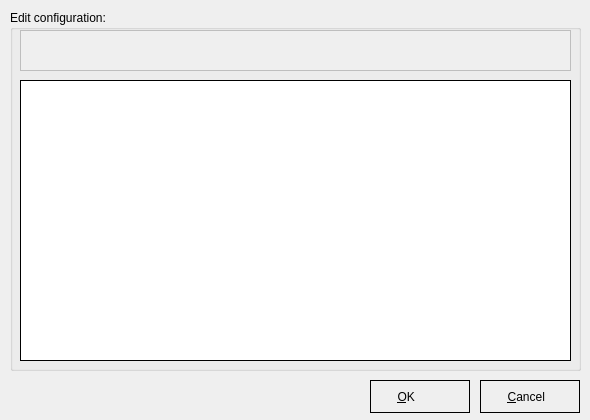
<?xml version="1.0" encoding="UTF-8"?>
<ui version="4.0">
 <class>EditConfig</class>
 <widget class="QDialog" name="EditConfig">
  <property name="windowModality">
   <enum>Qt::ApplicationModal</enum>
  </property>
  <property name="geometry">
   <rect>
    <x>0</x>
    <y>0</y>
    <width>590</width>
    <height>420</height>
   </rect>
  </property>
  <property name="maximumSize">
   <size>
    <width>590</width>
    <height>420</height>
   </size>
  </property>
  <property name="windowTitle">
   <string>Edit Config</string>
  </property>
  <property name="windowIcon">
   <iconset resource="systray.qrc">
    <normaloff>:/images/logo.png</normaloff>:/images/logo.png</iconset>
  </property>
  <property name="modal">
   <bool>true</bool>
  </property>
  <widget class="QGroupBox" name="groupBox">
   <property name="geometry">
    <rect>
     <x>10</x>
     <y>10</y>
     <width>571</width>
     <height>361</height>
    </rect>
   </property>
   <property name="title">
    <string>Edit configuration:</string>
   </property>
   <widget class="QPlainTextEdit" name="memConfigPath">
    <property name="enabled">
     <bool>false</bool>
    </property>
    <property name="geometry">
     <rect>
      <x>10</x>
      <y>20</y>
      <width>551</width>
      <height>41</height>
     </rect>
    </property>
    <property name="frameShape">
     <enum>QFrame::Box</enum>
    </property>
    <property name="frameShadow">
     <enum>QFrame::Plain</enum>
    </property>
    <property name="readOnly">
     <bool>true</bool>
    </property>
   </widget>
   <widget class="QPlainTextEdit" name="memConfigContent">
    <property name="geometry">
     <rect>
      <x>10</x>
      <y>70</y>
      <width>551</width>
      <height>281</height>
     </rect>
    </property>
    <property name="frameShape">
     <enum>QFrame::Box</enum>
    </property>
    <property name="frameShadow">
     <enum>QFrame::Plain</enum>
    </property>
   </widget>
  </widget>
  <widget class="QPushButton" name="cmdClose">
   <property name="geometry">
    <rect>
     <x>480</x>
     <y>380</y>
     <width>100</width>
     <height>33</height>
    </rect>
   </property>
   <property name="styleSheet">
    <string notr="true">:enabled {border: 1px solid black}
:disabled {border: 1px solid black}
:hover {background-color: rgb(195, 195, 195);}
QPushButton {height: 25px; width: 50px;text-align:left;
	padding-left: 10px;
	padding-top: 3px;
	padding-bottom: 3px;}</string>
   </property>
   <property name="text">
    <string>     &amp;Cancel</string>
   </property>
   <property name="icon">
    <iconset resource="systray.qrc">
     <normaloff>:/images/close_dialog.png</normaloff>:/images/close_dialog.png</iconset>
   </property>
   <property name="iconSize">
    <size>
     <width>22</width>
     <height>22</height>
    </size>
   </property>
   <property name="default">
    <bool>true</bool>
   </property>
   <property name="flat">
    <bool>true</bool>
   </property>
  </widget>
  <widget class="QPushButton" name="cmdSave">
   <property name="geometry">
    <rect>
     <x>370</x>
     <y>380</y>
     <width>100</width>
     <height>33</height>
    </rect>
   </property>
   <property name="styleSheet">
    <string notr="true">:enabled {border: 1px solid black}
:disabled {border: 1px solid black}
:hover {background-color: rgb(195, 195, 195);}
QPushButton {height: 25px; width: 50px;text-align:left;
	padding-left: 10px;
	padding-top: 3px;
	padding-bottom: 3px;}</string>
   </property>
   <property name="text">
    <string>     &amp;OK</string>
   </property>
   <property name="icon">
    <iconset resource="systray.qrc">
     <normaloff>:/images/save.png</normaloff>:/images/save.png</iconset>
   </property>
   <property name="iconSize">
    <size>
     <width>22</width>
     <height>22</height>
    </size>
   </property>
   <property name="flat">
    <bool>true</bool>
   </property>
  </widget>
 </widget>
 <resources>
  <include location="systray.qrc"/>
 </resources>
 <connections/>
</ui>
